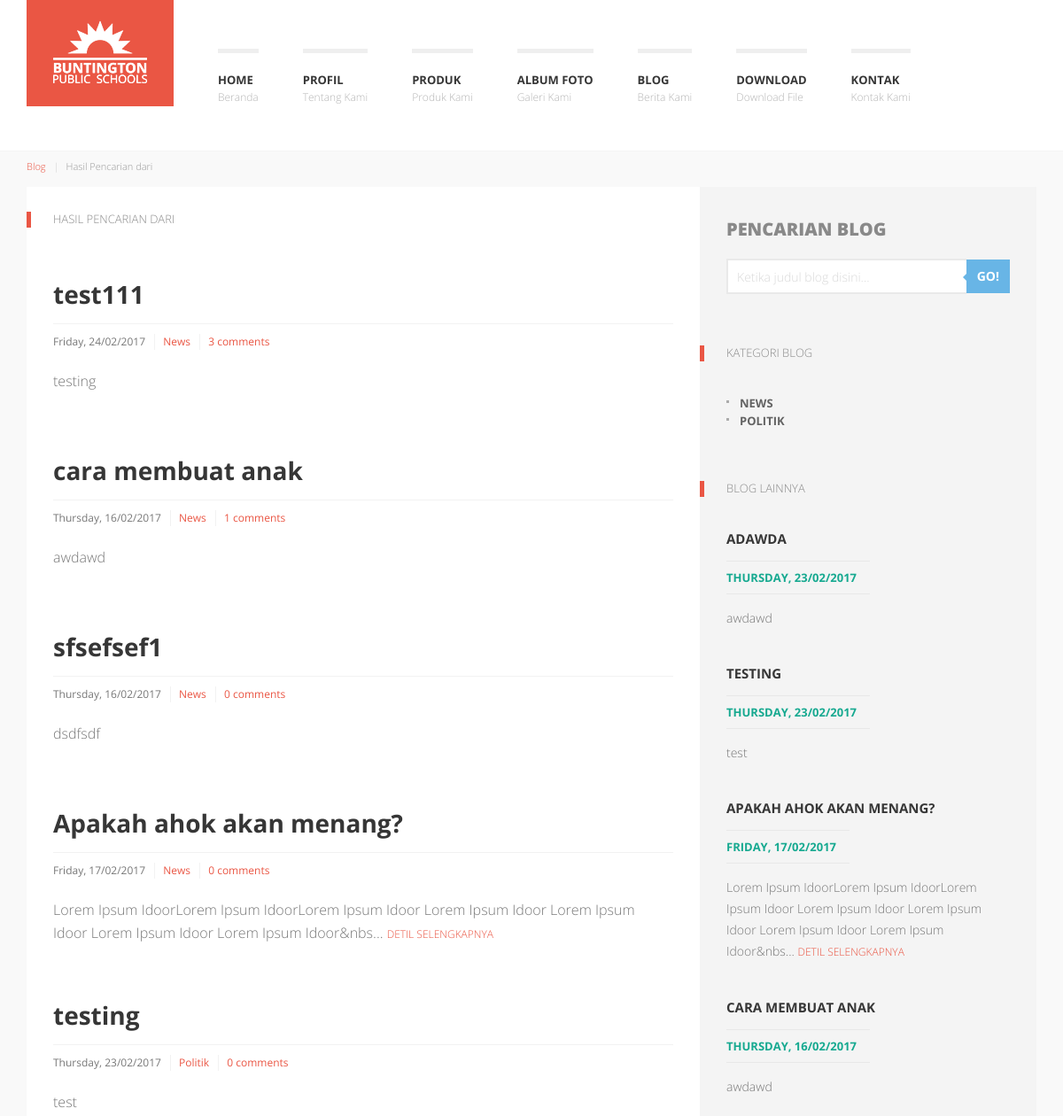
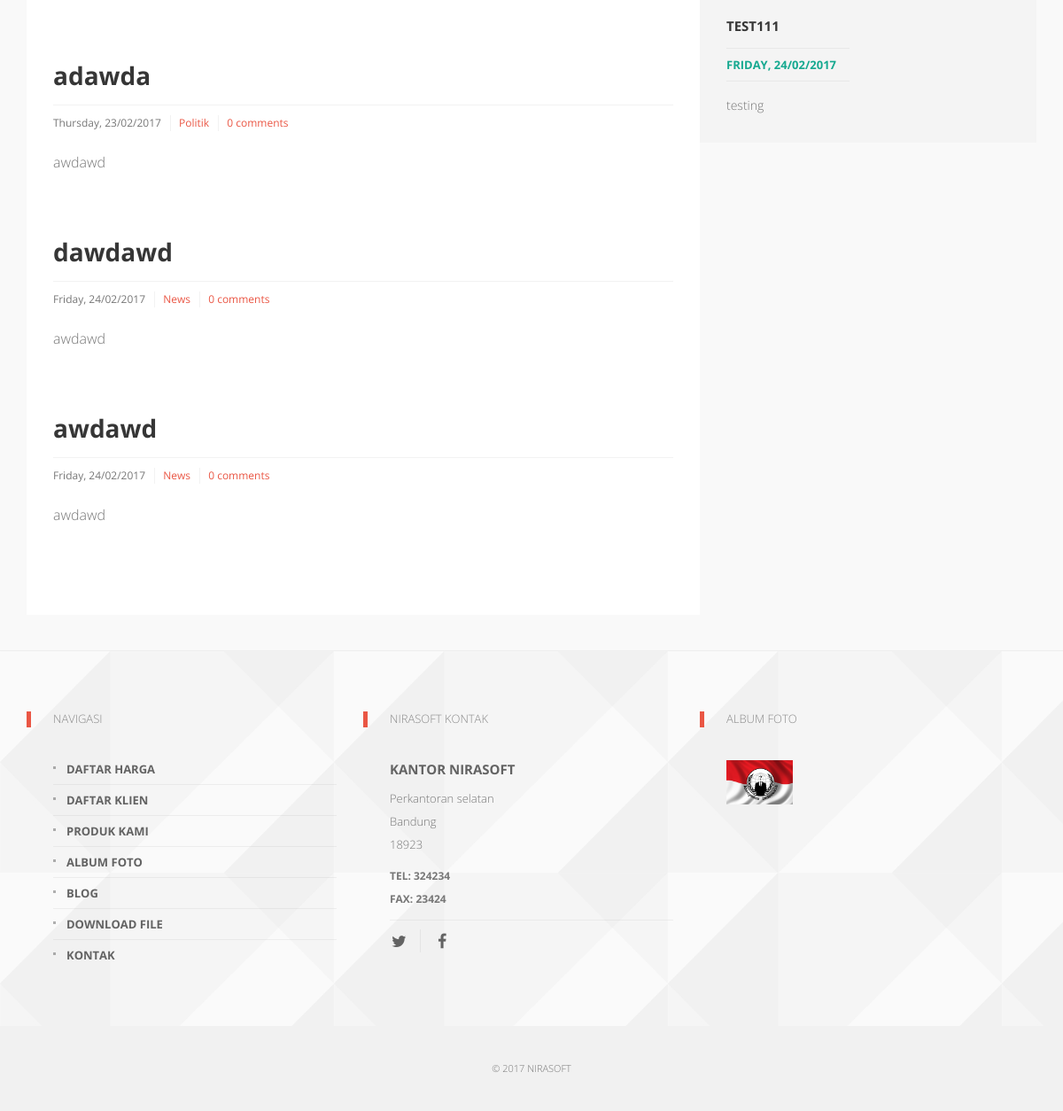
The app's page /index.php/blog/cari with its own data (2 pictures, top to bottom).
### tables this page shows
CREATE TABLE IF NOT EXISTS `config` (
`config_id` int(11) NOT NULL,
  `nameweb` varchar(225) NOT NULL,
  `email` varchar(225) NOT NULL,
  `keywords` text NOT NULL,
  `google_maps` text NOT NULL,
  `logo` varchar(225) NOT NULL,
  `icon` varchar(225) NOT NULL,
  `about` text NOT NULL,
  `address` text NOT NULL,
  `city` varchar(100) NOT NULL,
  `zip_code` varchar(100) NOT NULL,
  `phone_number` varchar(225) NOT NULL,
  `metatext` text NOT NULL,
  `fax` text NOT NULL,
  `facebook` varchar(225) NOT NULL,
  `twitter` varchar(225) NOT NULL,
  `instagram` varchar(225) NOT NULL,
  `google_plus` varchar(225) NOT NULL,
  `pinterest` varchar(225) NOT NULL
);

CREATE TABLE IF NOT EXISTS `blogs` (
`blog_id` int(11) NOT NULL,
  `user_id` int(11) NOT NULL,
  `category_id` int(11) NOT NULL,
  `title` varchar(225) NOT NULL,
  `slug_blog` varchar(225) NOT NULL,
  `content` text NOT NULL,
  `image` varchar(225) NOT NULL,
  `date_post` timestamp NOT NULL DEFAULT CURRENT_TIMESTAMP ON UPDATE CURRENT_TIMESTAMP,
  `status` varchar(100) NOT NULL,
  `keywords` text NOT NULL
);

CREATE TABLE IF NOT EXISTS `categories` (
`category_id` int(11) NOT NULL,
  `user_id` int(11) NOT NULL,
  `category_name` varchar(225) NOT NULL,
  `slug_category` varchar(225) NOT NULL,
  `order_category` int(11) NOT NULL,
  `category_description` text NOT NULL,
  `date_category` timestamp NOT NULL DEFAULT CURRENT_TIMESTAMP ON UPDATE CURRENT_TIMESTAMP
);

CREATE TABLE IF NOT EXISTS `galleries` (
`gallery_id` int(11) NOT NULL,
  `user_id` int(11) NOT NULL,
  `gallery_name` varchar(225) NOT NULL,
  `slug_gallery` varchar(225) NOT NULL,
  `image` varchar(225) NOT NULL,
  `gallery_description` text NOT NULL,
  `position` varchar(100) NOT NULL,
  `date` timestamp NOT NULL DEFAULT CURRENT_TIMESTAMP ON UPDATE CURRENT_TIMESTAMP,
  `status` varchar(100) NOT NULL
);

### application/views/front/blog/cari.php (the view, shortened to what the rows shown need)
<div id="k-body">
	<div class="container">
        <div class="row no-gutter">
            <div class="col-lg-8 col-md-8">
                <div class="col-padded">
                	<div class="row gutter">
                	<?php if (count($blog) > 0) { ?>
                		<div class="col-lg-12 col-md-12">
                			<h1 class="title-widget remove-margin-bottom">Hasil Pencarian dari <em><?php echo $this->session->userdata('sess_ringkasan');?></em></h1>
                		</div>
                    <?php foreach ($blog as $list){?>
                    	<div class="k-article-summary col-lg-12 col-md-12">
                            <div class="news-title-meta">
                                <h1 class="page-title"><a href="<?php echo base_url('blog/detil/'.$list['slug_blog']);?>" title="<?php echo $list['title'];?>"><?php echo $list['title'];?></a></h1>
                                <div class="news-meta">
                                    <span class="news-meta-date"><?php echo date('l, d/m/Y', strtotime($list['date_post'])); ?></span>
                                    <span class="news-meta-category"><a href="<?php echo base_url('blog/kategori/'.$list['slug_category']);?>" title="News"><?php echo $list['category_name'];?></a></span>
                                    <?php
                                        $blog_id = $list['blog_id'];
                                        $count = $this->mBlogs->countCommentByBlog($blog_id);
                                    ?>
                                    <span class="news-meta-comments"><a href="<?php echo base_url('blog/detil/'.$list['slug_blog']);?>" title="<?php echo $count;?> comments"><?php echo $count;?> comments</a></span>
                                </div>
                            </div>
                            <div class="news-body">
                                <p>
                                    <?php
                                        $out = strlen($list['content']) > 150 ? substr($list['content'],0,150).'... <a href="'. base_url('blog/detil/'.$list['slug_blog']).'" class="moretag">detil Selengkapnya</a> ' : $list['content'];
                                        echo $out;
                                    ?>
                                </p>
                            </div>
                        </div>
                    <?php } ?>
                    </div>
                         <?php
                            }else{
                                echo 'Hasil Pencarian Tidak Ditemukan';
                            }
                         ?>
                </div>
            </div>
            <div id="k-sidebar" class="col-lg-4 col-md-4">
                <div class="col-padded col-shaded">
                    <ul class="list-unstyled clear-margins">
                        <li class="widget-container widget_course_search">
                            <h1 class="title-titan">Pencarian Blog</h1>
                        </li>
                        <li class="widget-container widget_nav_menu">
                            <h1 class="title-widget">Kategori Blog</h1>
                            <?php foreach ($categories as $category){?>
                            <ul>
                                <li><a href="<?php echo base_url('blog/kategori/'.$category['slug_category']);?>" title="<?php echo $category['category_name'];?>"><?php echo $category['category_name'];?></a></li>
                            </ul>
                            <?php } ?>
                        </li>
                        <li class="widget-container widget_up_events">
                            <h1 class="title-widget">Blog Lainnya</h1>
                            <ul class="list-unstyled">
                            <?php
                                foreach ($lastBlogs as $last) {
                                    if ($last['blog_id']++ < 9) {
                             ?>
                                <li class="up-event-wrap">
                                    <h1 class="title-median"><a href="<?php echo base_url('blog/detil/'.$last['slug_blog']);?>" title="<?php echo $last['title'];?>"><?php echo $last['title'];?></a></h1>
                                    <div class="up-event-meta clearfix">
                                        <div class="up-event-date"><?php echo date('l, d/m/Y', strtotime($last['date_post'])); ?></div>
                                    </div>
                                <p>
                                    <?php
                                        $out = strlen($last['content']) > 150 ? substr($last['content'],0,150).'... <a href="'. base_url('blog/detil/'.$last['slug_blog']).'" class="moretag">detil Selengkapnya</a> ' : $last['content'];
                                        echo $out;
                                    ?>
                                </p>
                                </li>
                            <?php }} ?>
                            </ul>
                        </li>
                    </ul>
                </div>
            </div>
        </div>
    </div>
</div>

### application/views/front/layout/header.php (shortened to what the rows shown need)
<body role="document">
  <div id="k-head" class="container">
      <div class="row">
          <div class="col-lg-12">
              <div id="k-site-logo" class="pull-left">
                  <h1 class="k-logo">
                      <a href="<?php echo base_url();?>" title="Home Page">
                          <img src="<?php echo base_url('assets/upload/image/thumbs/'.$site['logo']);?>" alt="Site Logo" class="img-responsive" />
                      </a>
                  </h1>
              </div>
          </div>
      </div>
  </div>

### application/views/front/layout/footer.php (shortened to what the rows shown need)
    <div id="k-footer">
        <div class="container">
            <div class="row no-gutter">
                <div class="col-lg-4 col-md-4">
                    <div class="col-padded col-naked">
                        <ul class="list-unstyled clear-margins">
                            <li class="widget-container widget_nav_menu">
                                <h1 class="title-widget">Navigasi</h1>
                            </li>
                        </ul>
                    </div>
                </div>
                <div class="col-lg-4 col-md-4">
                    <div class="col-padded col-naked">
                        <ul class="list-unstyled clear-margins">
                            <li class="widget-container widget_recent_news">
                                <h1 class="title-widget"><?php echo $site['nameweb'];?> Kontak</h1>
                                <div itemscope itemtype="http://data-vocabulary.org/Organization">
                                    <h2 class="title-median m-contact-subject" itemprop="name">Kantor <?php echo $site['nameweb'];?></h2>
                                    <div class="m-contact-address" itemprop="address" itemscope itemtype="http://data-vocabulary.org/Address">
                                        <span class="m-contact-street" itemprop="street-address"><?php echo $site['address'];?></span>
                                        <span class="m-contact-city-region"><span class="m-contact-city" itemprop="locality"><?php echo $site['city'];?></span></span>
                                        <span class="m-contact-zip-country"><span class="m-contact-zip" itemprop="postal-code"><?php echo $site['zip_code'];?></span></span>
                                    </div>
                                    <div class="m-contact-tel-fax">
                                        <span class="m-contact-tel">Tel: <span itemprop="tel"><?php echo $site['phone_number'];?></span></span>
                                        <span class="m-contact-fax">Fax: <span itemprop="fax"><?php echo $site['fax'];?></span></span>
                                    </div>
                                </div>
                                <div class="social-icons">
                                    <ul class="list-unstyled list-inline">
                                    </ul>
                                </div>
                            </li>
                        </ul>
                    </div>
                </div>
                <div class="col-lg-4 col-md-4">
                    <div class="col-padded col-naked">
                        <ul class="list-unstyled clear-margins">
                            <li class="widget-container widget_sofa_flickr">
                                <h1 class="title-widget">Album Foto</h1>
                                <ul class="k-flickr-photos list-unstyled">
                                <?php
                                    $galleries = $this->mGalleries->listGalleryPubFooter();
                                    foreach ($galleries as $gallery){
                                ?>
                                    <li><a href="<?php echo base_url('galeri');?>" title="<?php echo $gallery['gallery_name'];?>"><img src="<?php echo base_url('assets/upload/image/'.$gallery['image']);?>" alt="Photo 1" /></a></li>
                                <?php } ?>
                                 </ul>
                            </li>
                        </ul>
                    </div>
                </div>
            </div>
        </div>
    </div>
    <div id="k-subfooter">
        <div class="container">
            <div class="row">
                <div class="col-lg-12">
                    <center>
                    <p class="copy-text text-inverse">
                    &copy; 2017 <?php echo $site['nameweb'];?>
                    </p>
                    </center>
                </div>
            </div>
        </div>
    </div>
  </body>
</html>

### records on screen
config: logo (picture), nameweb "NIRASOFT", address "Perkantoran selatan", city "Bandung", zip_code "18923", phone_number "324234", fax "23424"
blogs: title "test111", date_post "Friday, 24/02/2017", category.category_name "News", count "3", content "testing", title "TEST111", date_post "FRIDAY, 24/02/2017"
blogs: title "cara membuat anak", date_post "Thursday, 16/02/2017", category.category_name "News", count "1", content "awdawd", title "CARA MEMBUAT ANAK", date_post "THURSDAY, 16/02/2017"
blogs: title "sfsefsef1", date_post "Thursday, 16/02/2017", category.category_name "News", count "0", content "dsdfsdf"
blogs: title "Apakah ahok akan menang?", date_post "Friday, 17/02/2017", category.category_name "News", count "0", content "Lorem Ipsum IdoorLorem Ipsum IdoorLorem Ipsum Idoor Lorem Ipsum Idoor Lorem Ipsum Idoor Lorem Ipsum Idoor Lorem Ipsum Idoor&nbs", title "APAKAH AHOK AKAN MENANG?", date_post "FRIDAY, 17/02/2017"
blogs: title "testing", date_post "Thursday, 23/02/2017", category.category_name "Politik", count "0", content "test", title "TESTING", date_post "THURSDAY, 23/02/2017"
blogs: title "adawda", date_post "Thursday, 23/02/2017", category.category_name "Politik", count "0", content "awdawd", title "ADAWDA", date_post "THURSDAY, 23/02/2017"
blogs: title "dawdawd", date_post "Friday, 24/02/2017", category.category_name "News", count "0", content "awdawd"
blogs: title "awdawd", date_post "Friday, 24/02/2017", category.category_name "News", count "0", content "awdawd"
categories: category_name "NEWS"
categories: category_name "POLITIK"
galleries: image (picture)
